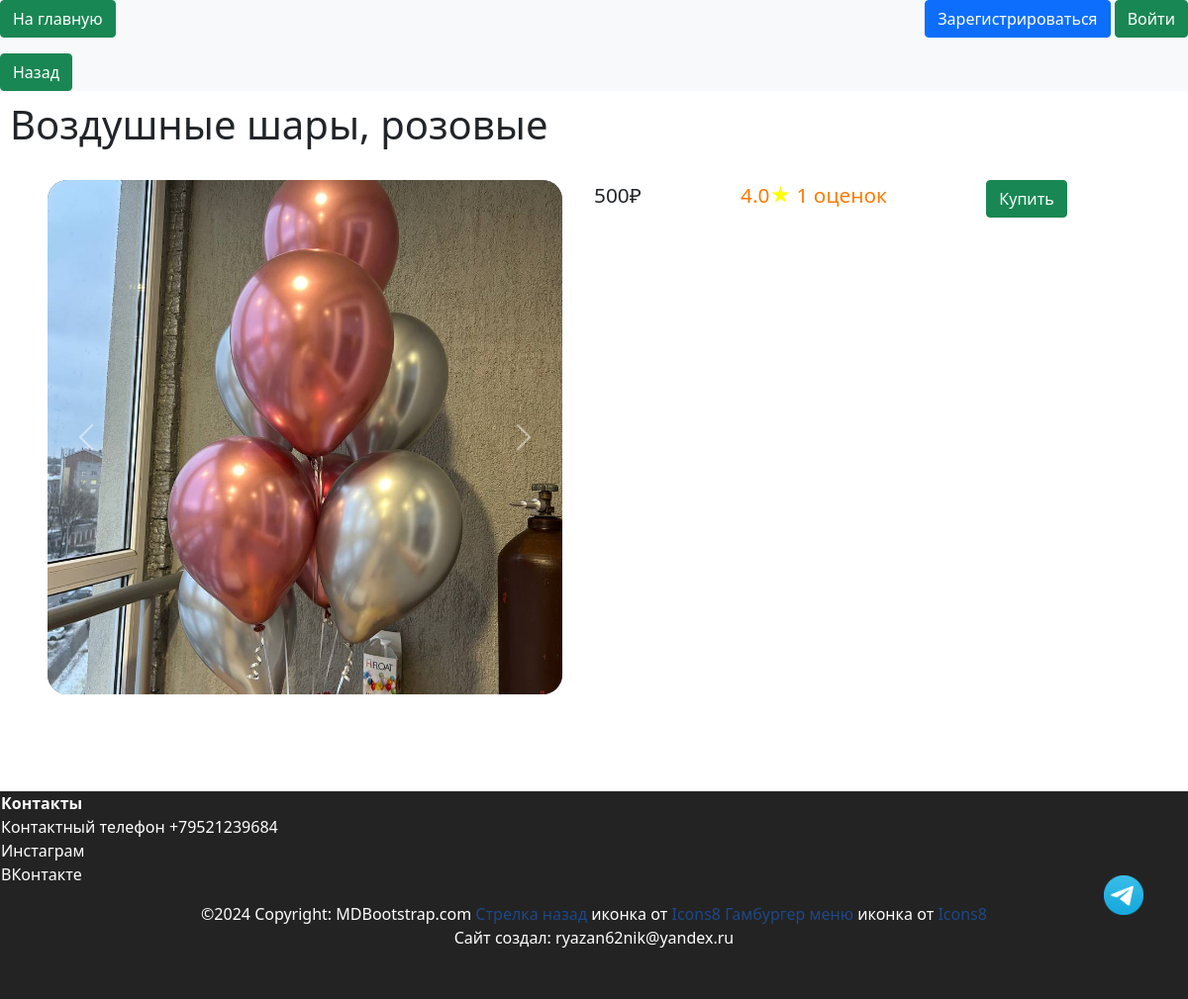
Before: /show_product/4/4 (signed in) with the older database file.
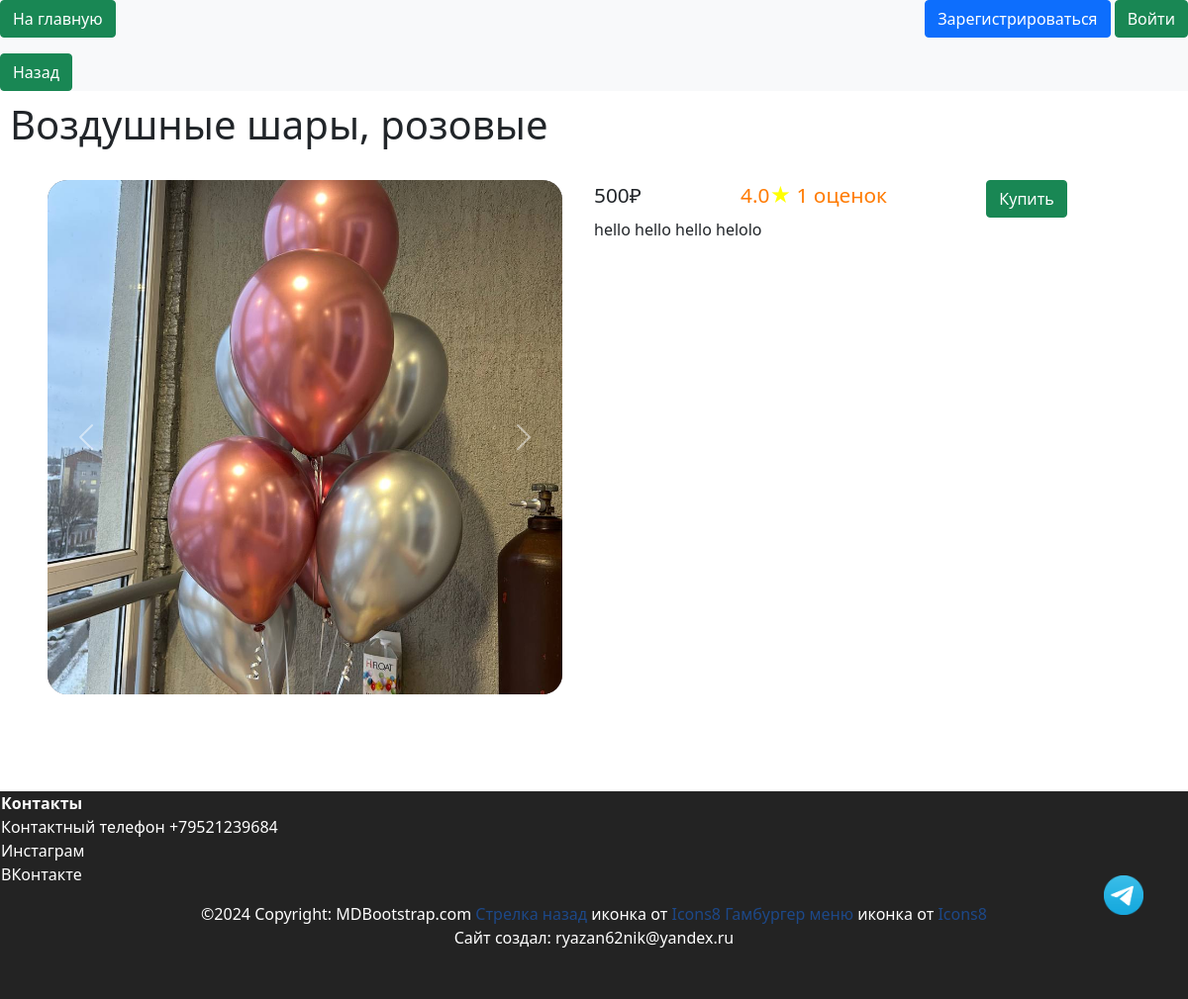
After: the same page with the newer database file.
### data/products_group.py (models this page shows, shortened)
class ProductGroup(SqlAlchemyBase, SerializerMixin):
    __tablename__ = 'product_group'
    id = sqlalchemy.Column(sqlalchemy.Integer,
                           primary_key=True, autoincrement=True)
    title = sqlalchemy.Column(sqlalchemy.String, nullable=True)
    description = sqlalchemy.Column(sqlalchemy.String, nullable=True)
    type = sqlalchemy.Column(sqlalchemy.Integer, sqlalchemy.ForeignKey("types.id"))
    type_relation = orm.relationship('Types')
    products = orm.relationship("Products", back_populates='product_group')
    comments = orm.relationship("Comments", back_populates='product_group')
    def get_average_mark(self):
        average = round(sum([comment.mark for comment in self.comments]) / len(self.comments), 2) if len(
            self.comments) else 'no comments later'
        return f'{average}<span style="color: yellow;">★</span> {len(self.comments)} оценок'

### server.py (the view)
@app.route(
    "/show_product/<int:product_group_id>/<int:product_id>", methods=["GET", "POST"]
)
def show_product(product_group_id, product_id):
    with db_session.create_session() as db_sess:
        product_group = (
            db_sess.query(ProductGroup)
            .filter(ProductGroup.id == product_group_id)
            .first()
        )
        product = db_sess.query(Products).filter(Products.id == product_id).first()
        href = session.get("href") or "/search"
        print(href)
        return render_template(
            "pages/show_product.html",
            title="product",
            product=product,
            product_group=product_group,
            href=href,
        )

### data/db_session.py (called while the page is built)
def create_session() -> Session:
    global __factory
    return __factory()

### data/products.py (called while the page is built)
    def get_img(self):
        return self.img.split(", ")

### templates/pages/show_product.html (shortened to what this page needs)
<link rel="stylesheet" href="{{ url_for('static', filename='css/show_product.css') }}">
{% extends "base.html" %}
{% block content %}
<nav class="navbar navbar-light bg-light title-width">
    <a href="{{href}}" class="btn btn-success"> Назад </a>
</nav>
<div class="show-product-container">
    <div class="show-product">
        <div class="show-product-title">
            <h1>{{product.product_group.title}}, {{product.color}}</h1>
        </div>
        <div class="show-product-img-place">
            {% if product.get_img()[0]%}
            <div id="carousel{{product.id}}" class="carousel slide" data-bs-ride="false">
                <div class="carousel-inner">
                    <div class="carousel-item active">
                        <img class="d-block show-product-img" src="/static/img/products/{{product.get_img()[0]}}"
                            alt="{{product.get_img()[0]}}">
                    </div>
                </div>
                <a class="carousel-control-prev" href="#carousel{{product.id}}" role="button" data-slide="prev">
                    <span class="carousel-control-prev-icon" aria-hidden="true"></span>
                </a>
                <a class="carousel-control-next" href="#carousel{{product.id}}" role="button" data-slide="next">
                    <span class="carousel-control-next-icon" aria-hidden="true"></span>
                </a>
            </div>
            {%else%}
            <img class="show-product-img" src="/static/img/products/none.jpg"
                alt="/static/img/products/{{product.get_img()[0]}}" />
            {%endif%}
        </div>
        <div class="show-product-description">
            <div>
                <p>{{product_group.description}}</p>
            </div>
        </div>
        <div class="show-product-buy">
            <div>
                <span class="show-product-buy-cost">{{product.cost}}₽</span>
            </div>
            <div class="product-mark">
                <span class="show-product-buy-mark">{% autoescape false
                    %}{{product.product_group.get_average_mark()}}{% endautoescape %}</span>
            </div>
            <div>
                <button class="btn btn-success add-to-basket-button"
                    onclick="addToBasket('{{ product.id }}'{% if current_user.is_authenticated %}, '{{current_user.id}}' {%endif%});">
                    Купить
                </button>
            </div>
        </div>
        <div class="show-product-colors">
        </div>
    </div>
</div>
{% endblock %}

Changed rows visible on the page:
added ProductGroup: description "hello hello hello helolo"
